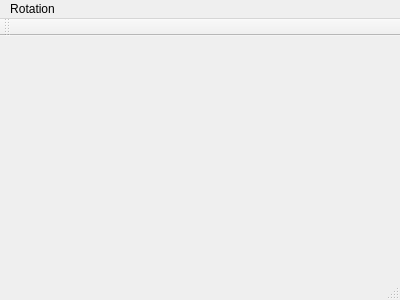
<?xml version="1.0" encoding="UTF-8"?>
<ui version="4.0">
 <class>MainWindow</class>
 <widget class="QMainWindow" name="MainWindow">
  <property name="geometry">
   <rect>
    <x>0</x>
    <y>0</y>
    <width>400</width>
    <height>300</height>
   </rect>
  </property>
  <property name="windowTitle">
   <string>MainWindow</string>
  </property>
  <widget class="QWidget" name="centralWidget"/>
  <widget class="QMenuBar" name="menuBar">
   <property name="geometry">
    <rect>
     <x>0</x>
     <y>0</y>
     <width>400</width>
     <height>17</height>
    </rect>
   </property>
   <widget class="QMenu" name="menuRotx">
    <property name="title">
     <string>Rotation</string>
    </property>
    <addaction name="actionRoty"/>
    <addaction name="actionRotx"/>
   </widget>
   <addaction name="menuRotx"/>
  </widget>
  <widget class="QToolBar" name="mainToolBar">
   <attribute name="toolBarArea">
    <enum>TopToolBarArea</enum>
   </attribute>
   <attribute name="toolBarBreak">
    <bool>false</bool>
   </attribute>
  </widget>
  <widget class="QStatusBar" name="statusBar"/>
  <action name="actionRoty">
   <property name="text">
    <string>Roty45</string>
   </property>
  </action>
  <action name="actionRotx">
   <property name="text">
    <string>Rotx45</string>
   </property>
  </action>
 </widget>
 <layoutdefault spacing="6" margin="11"/>
 <resources/>
 <connections/>
</ui>
